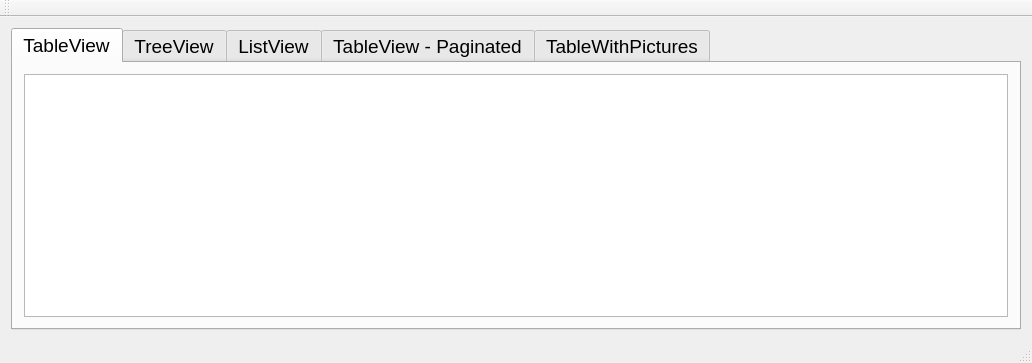
<?xml version="1.0" encoding="UTF-8"?>
<ui version="4.0">
 <class>Lecture11_demo_custom_modelsClass</class>
 <widget class="QMainWindow" name="Lecture11_demo_custom_modelsClass">
  <property name="geometry">
   <rect>
    <x>0</x>
    <y>0</y>
    <width>1032</width>
    <height>363</height>
   </rect>
  </property>
  <property name="windowTitle">
   <string>Lecture11_demo_custom_models</string>
  </property>
  <widget class="QWidget" name="centralWidget">
   <layout class="QHBoxLayout" name="horizontalLayout">
    <item>
     <widget class="QTabWidget" name="tabWidget">
      <property name="font">
       <font>
        <pointsize>14</pointsize>
       </font>
      </property>
      <property name="currentIndex">
       <number>0</number>
      </property>
      <widget class="QWidget" name="tableView">
       <attribute name="title">
        <string>TableView</string>
       </attribute>
       <layout class="QHBoxLayout" name="horizontalLayout_2">
        <item>
         <widget class="QTableView" name="genesTableView"/>
        </item>
       </layout>
      </widget>
      <widget class="QWidget" name="treeView">
       <attribute name="title">
        <string>TreeView</string>
       </attribute>
       <layout class="QHBoxLayout" name="horizontalLayout_3">
        <item>
         <widget class="QTreeView" name="genesTreeView"/>
        </item>
       </layout>
      </widget>
      <widget class="QWidget" name="tab">
       <attribute name="title">
        <string>ListView</string>
       </attribute>
       <layout class="QHBoxLayout" name="horizontalLayout_4">
        <item>
         <widget class="QListView" name="genesListView"/>
        </item>
       </layout>
      </widget>
      <widget class="QWidget" name="tab_2">
       <attribute name="title">
        <string>TableView - Paginated</string>
       </attribute>
       <layout class="QHBoxLayout" name="horizontalLayout_5">
        <item>
         <widget class="QTableView" name="paginatedGenesTableView"/>
        </item>
       </layout>
      </widget>
      <widget class="QWidget" name="tab_3">
       <attribute name="title">
        <string>TableWithPictures</string>
       </attribute>
       <layout class="QHBoxLayout" name="horizontalLayout_6">
        <item>
         <widget class="QTableView" name="picturesTableView"/>
        </item>
       </layout>
      </widget>
     </widget>
    </item>
   </layout>
  </widget>
  <widget class="QMenuBar" name="menuBar">
   <property name="geometry">
    <rect>
     <x>0</x>
     <y>0</y>
     <width>1032</width>
     <height>21</height>
    </rect>
   </property>
  </widget>
  <widget class="QToolBar" name="mainToolBar">
   <attribute name="toolBarArea">
    <enum>TopToolBarArea</enum>
   </attribute>
   <attribute name="toolBarBreak">
    <bool>false</bool>
   </attribute>
  </widget>
  <widget class="QStatusBar" name="statusBar"/>
 </widget>
 <layoutdefault spacing="6" margin="11"/>
 <resources>
  <include location="lecture11_demo_custom_models.qrc"/>
 </resources>
 <connections/>
</ui>
